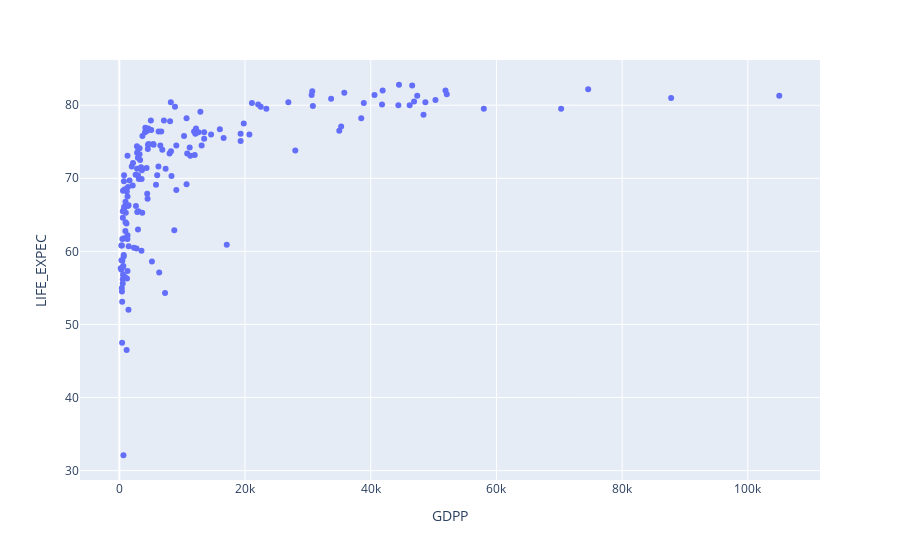

Notebook source saved alongside this figure:
### Markdown cell above
## Scatter plot

### Code cell
configure_plotly_collab()
px.scatter(df_life, 'GDPP', 'LIFE_EXPEC', hover_name='COUNTRY')

### Figure 1 — Plotly figure (JSON) as saved in the notebook; plotly's stock layout.template omitted (floating-point values rounded to 4 significant figures; data arrays with more than 128 entries replaced by an {"elided": "..."} marker saying what was removed)
{"data": [{"hovertemplate": "<b>%{hovertext}</b><br><br>GDPP=%{x}<br>LIFE_EXPEC=%{y}<extra></extra>", "hovertext": {"elided": "167 str values"}, "legendgroup": "", "marker": {"color": "#636efa", "symbol": "circle"}, "mode": "markers", "name": "", "orientation": "v", "showlegend": false, "x": {"elided": "167 int values"}, "xaxis": "x", "y": {"elided": "167 float values"}, "yaxis": "y", "type": "scatter"}], "layout": {"xaxis": {"anchor": "y", "domain": [0, 1], "title": {"text": "GDPP"}}, "yaxis": {"anchor": "x", "domain": [0, 1], "title": {"text": "LIFE_EXPEC"}}, "legend": {"tracegroupgap": 0}, "margin": {"t": 60}}}
